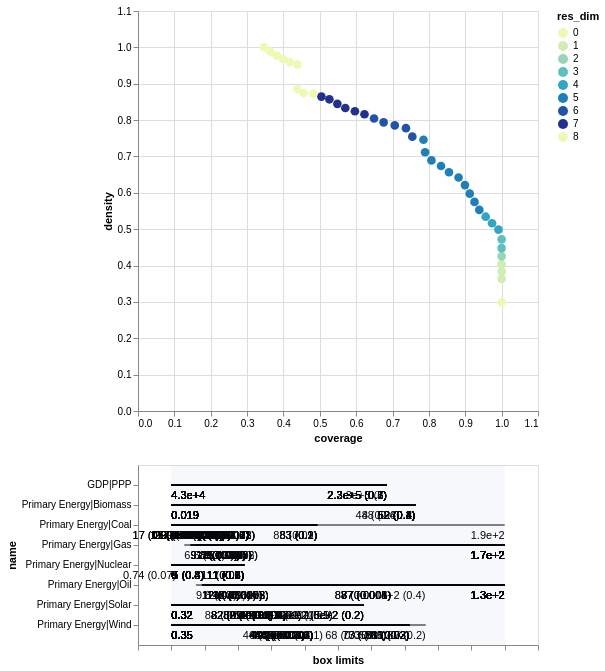

The notebook cell this image was saved under:
### Code cell
box_hcp.inspect_tradeoff()

### Figure 1 — Vega-Lite specification as saved in the notebook (floating-point values rounded to 4 significant figures; data arrays with more than 128 entries replaced by an {"elided": "..."} marker saying what was removed)
{"config": {"view": {"continuousWidth": 300, "continuousHeight": 300}}, "vconcat": [{"data": {"name": "data-62b56444984ee318245f11e35e0b36e1"}, "mark": {"type": "circle", "size": 75}, "encoding": {"color": {"field": "res_dim", "scale": {"range": ["#eff9b6", "#d0edb3", "#97d6b9", "#5dc0c0", "#31a5c2", "#1f80b8", "#2354a3", "#21318d"]}, "type": "ordinal"}, "opacity": {"condition": {"param": "param_12", "value": 1}, "value": 0.4}, "tooltip": [{"field": "id", "type": "quantitative"}, {"field": "coverage", "format": ".2", "type": "quantitative"}, {"field": "density", "format": ".2", "type": "quantitative"}, {"field": "res_dim", "type": "ordinal"}], "x": {"field": "coverage", "scale": {"domain": [0, 1.1]}, "type": "quantitative"}, "y": {"field": "density", "scale": {"domain": [0, 1.1]}, "type": "quantitative"}}, "height": 400, "name": "view_12", "width": 400}, {"layer": [{"data": {"name": "data-c1fec3ff40d381e0363c2939564d75d6"}, "mark": {"type": "rule"}, "encoding": {"x": {"axis": {"grid": false, "labels": false, "title": "box limits"}, "field": "x_lower", "scale": {"domain": [0, 1], "padding": 0.1}, "type": "quantitative"}, "x2": {"field": "x_upper"}, "y": {"field": "name", "scale": {"padding": 1.0}, "type": "nominal"}}, "transform": [{"calculate": "(datum.x1-datum.minimum)/(datum.maximum-datum.minimum)", "as": "x_lower"}, {"calculate": "(datum.x2-datum.minimum)/(datum.maximum-datum.minimum)", "as": "x_upper"}, {"filter": {"param": "param_12"}}]}, {"data": {"name": "data-c1fec3ff40d381e0363c2939564d75d6"}, "mark": {"type": "text", "align": "left", "baseline": "top", "dy": 5}, "encoding": {"text": {"field": "text", "type": "ordinal"}, "x": {"axis": {"grid": false, "labels": false, "title": "box limits"}, "field": "x_lower", "scale": {"domain": [0, 1], "padding": 0.1}, "type": "quantitative"}, "x2": {"field": "x_upper"}, "y": {"field": "name", "scale": {"padding": 1.0}, "type": "nominal"}}, "transform": [{"calculate": "(datum.x1-datum.minimum)/(datum.maximum-datum.minimum)", "as": "x_lower"}, {"calculate": "(datum.x2-datum.minimum)/(datum.maximum-datum.minimum)", "as": "x_upper"}, {"filter": {"param": "param_12"}}, {"calculate": "datum.qp_lower>0?format(datum.x1, \".2\")+\" (\"+format(datum.qp_lower, \".1~g\")+\")\" :format(datum.x1, \".2\")", "as": "text"}]}, {"data": {"name": "data-c1fec3ff40d381e0363c2939564d75d6"}, "mark": {"type": "text", "align": "right", "baseline": "top", "dy": 5}, "encoding": {"text": {"field": "text", "type": "ordinal"}, "x": {"field": "x_upper", "type": "quantitative"}, "x2": {"field": "x_upper"}, "y": {"field": "name", "scale": {"padding": 1.0}, "type": "nominal"}}, "transform": [{"calculate": "(datum.x1-datum.minimum)/(datum.maximum-datum.minimum)", "as": "x_lower"}, {"calculate": "(datum.x2-datum.minimum)/(datum.maximum-datum.minimum)", "as": "x_upper"}, {"filter": {"param": "param_12"}}, {"calculate": "datum.qp_upper>0?format(datum.x2, \".2\")+\" (\"+format(datum.qp_upper, \".1\")+\")\" :format(datum.x2, \".2\")", "as": "text"}]}, {"data": {"name": "data-97aefd6d737ded565dc732e63f74ecc6"}, "mark": {"type": "rect", "opacity": 0.05}, "encoding": {"x": {"field": "start", "type": "quantitative"}, "x2": {"field": "end"}}}, {"data": {"name": "data-4f53cda18c2baa0c0354bb5f9a3ecbe5"}, "mark": {"type": "point"}, "encoding": {"x": {"field": "x", "type": "quantitative"}, "y": {"field": "name", "type": "nominal"}}, "transform": [{"filter": {"param": "param_12"}}]}, {"data": {"name": "data-4f53cda18c2baa0c0354bb5f9a3ecbe5"}, "mark": {"type": "text", "align": "center", "baseline": "top", "dy": 5}, "encoding": {"text": {"field": "item", "type": "nominal"}, "x": {"field": "x", "type": "quantitative"}, "y": {"field": "name", "type": "nominal"}}, "transform": [{"filter": {"param": "param_12"}}]}], "width": 400}], "params": [{"name": "param_12", "select": {"type": "point", "fields": ["id"]}, "views": ["view_12"]}], "$schema": "https://vega.github.io/schema/vega-lite/v5.20.1.json", "datasets": {"data-62b56444984ee318245f11e35e0b36e1": [{"coverage": 1.0, "density": 0.2988, "id": 0, "k": 228, "mass": 1.0, "mean": 0.2988, "n": 763, "res_dim": 0}, {"coverage": 1.0, "density": 0.3636, "id": 1, "k": 228, "mass": 0.8218, "mean": 0.3636, "n": 627, "res_dim": 1}, {"coverage": 1.0, "density": 0.3832, "id": 2, "k": 228, "mass": 0.7798, "mean": 0.3832, "n": 595, "res_dim": 1}, {"coverage": 1.0, "density": 0.4035, "id": 3, "k": 228, "mass": 0.7405, "mean": 0.4035, "n": 565, "res_dim": 1}, {"coverage": 1.0, "density": 0.4254, "id": 4, "k": 228, "mass": 0.7025, "mean": 0.4254, "n": 536, "res_dim": 2}, {"coverage": 1.0, "density": 0.4479, "id": 5, "k": 228, "mass": 0.6671, "mean": 0.4479, "n": 509, "res_dim": 3}, {"coverage": 1.0, "density": 0.472, "id": 6, "k": 228, "mass": 0.633, "mean": 0.472, "n": 483, "res_dim": 3}, {"coverage": 0.9912, "density": 0.4989, "id": 7, "k": 226, "mass": 0.5937, "mean": 0.4989, "n": 453, "res_dim": 4}, {"coverage": 0.9737, "density": 0.5163, "id": 8, "k": 222, "mass": 0.5636, "mean": 0.5163, "n": 430, "res_dim": 4}, {"coverage": 0.9561, "density": 0.5343, "id": 9, "k": 218, "mass": 0.5347, "mean": 0.5343, "n": 408, "res_dim": 4}, {"coverage": 0.9386, "density": 0.553, "id": 10, "k": 214, "mass": 0.5072, "mean": 0.553, "n": 387, "res_dim": 5}, {"coverage": 0.9254, "density": 0.5749, "id": 11, "k": 211, "mass": 0.481, "mean": 0.5749, "n": 367, "res_dim": 5}, {"coverage": 0.9123, "density": 0.5977, "id": 12, "k": 208, "mass": 0.4561, "mean": 0.5977, "n": 348, "res_dim": 5}, {"coverage": 0.8991, "density": 0.6212, "id": 13, "k": 205, "mass": 0.4325, "mean": 0.6212, "n": 330, "res_dim": 5}, {"coverage": 0.8816, "density": 0.6422, "id": 14, "k": 201, "mass": 0.4102, "mean": 0.6422, "n": 313, "res_dim": 5}, {"coverage": 0.8553, "density": 0.6566, "id": 15, "k": 195, "mass": 0.3893, "mean": 0.6566, "n": 297, "res_dim": 5}, {"coverage": 0.8333, "density": 0.6738, "id": 16, "k": 190, "mass": 0.3696, "mean": 0.6738, "n": 282, "res_dim": 5}, {"coverage": 0.807, "density": 0.6891, "id": 17, "k": 184, "mass": 0.3499, "mean": 0.6891, "n": 267, "res_dim": 5}, {"coverage": 0.7895, "density": 0.7115, "id": 18, "k": 180, "mass": 0.3316, "mean": 0.7115, "n": 253, "res_dim": 5}, {"coverage": 0.7851, "density": 0.7458, "id": 19, "k": 179, "mass": 0.3145, "mean": 0.7458, "n": 240, "res_dim": 5}, {"coverage": 0.7544, "density": 0.7544, "id": 20, "k": 172, "mass": 0.2988, "mean": 0.7544, "n": 228, "res_dim": 6}, {"coverage": 0.7368, "density": 0.7778, "id": 21, "k": 168, "mass": 0.2831, "mean": 0.7778, "n": 216, "res_dim": 6}, {"coverage": 0.7061, "density": 0.7854, "id": 22, "k": 161, "mass": 0.2687, "mean": 0.7854, "n": 205, "res_dim": 6}, {"coverage": 0.6754, "density": 0.7938, "id": 23, "k": 154, "mass": 0.2543, "mean": 0.7938, "n": 194, "res_dim": 6}, {"coverage": 0.6491, "density": 0.8043, "id": 24, "k": 148, "mass": 0.2412, "mean": 0.8043, "n": 184, "res_dim": 6}, {"coverage": 0.6228, "density": 0.8161, "id": 25, "k": 142, "mass": 0.228, "mean": 0.8161, "n": 174, "res_dim": 7}, {"coverage": 0.5965, "density": 0.8242, "id": 26, "k": 136, "mass": 0.2163, "mean": 0.8242, "n": 165, "res_dim": 7}, {"coverage": 0.5702, "density": 0.8333, "id": 27, "k": 130, "mass": 0.2045, "mean": 0.8333, "n": 156, "res_dim": 7}, {"coverage": 0.5482, "density": 0.8446, "id": 28, "k": 125, "mass": 0.194, "mean": 0.8446, "n": 148, "res_dim": 7}, {"coverage": 0.5263, "density": 0.8571, "id": 29, "k": 120, "mass": 0.1835, "mean": 0.8571, "n": 140, "res_dim": 7}, {"coverage": 0.5044, "density": 0.8647, "id": 30, "k": 115, "mass": 0.1743, "mean": 0.8647, "n": 133, "res_dim": 7}, {"coverage": 0.4825, "density": 0.873, "id": 31, "k": 110, "mass": 0.1651, "mean": 0.873, "n": 126, "res_dim": 8}, {"coverage": 0.4561, "density": 0.8739, "id": 32, "k": 104, "mass": 0.156, "mean": 0.8739, "n": 119, "res_dim": 8}, {"coverage": 0.4386, "density": 0.885, "id": 33, "k": 100, "mass": 0.1481, "mean": 0.885, "n": 113, "res_dim": 8}, {"coverage": 0.4386, "density": 0.9524, "id": 34, "k": 100, "mass": 0.1376, "mean": 0.9524, "n": 105, "res_dim": 8}, {"coverage": 0.4167, "density": 0.9596, "id": 35, "k": 95, "mass": 0.1298, "mean": 0.9596, "n": 99, "res_dim": 8}, {"coverage": 0.3991, "density": 0.9681, "id": 36, "k": 91, "mass": 0.1232, "mean": 0.9681, "n": 94, "res_dim": 8}, {"coverage": 0.3816, "density": 0.9775, "id": 37, "k": 87, "mass": 0.1166, "mean": 0.9775, "n": 89, "res_dim": 8}, {"coverage": 0.364, "density": 0.9881, "id": 38, "k": 83, "mass": 0.1101, "mean": 0.9881, "n": 84, "res_dim": 8}, {"coverage": 0.3465, "density": 1.0, "id": 39, "k": 79, "mass": 0.1035, "mean": 1.0, "n": 79, "res_dim": 8}], "data-c1fec3ff40d381e0363c2939564d75d6": {"elided": "217 records"}, "data-97aefd6d737ded565dc732e63f74ecc6": [{"start": 0, "end": 1}], "data-4f53cda18c2baa0c0354bb5f9a3ecbe5": []}}
